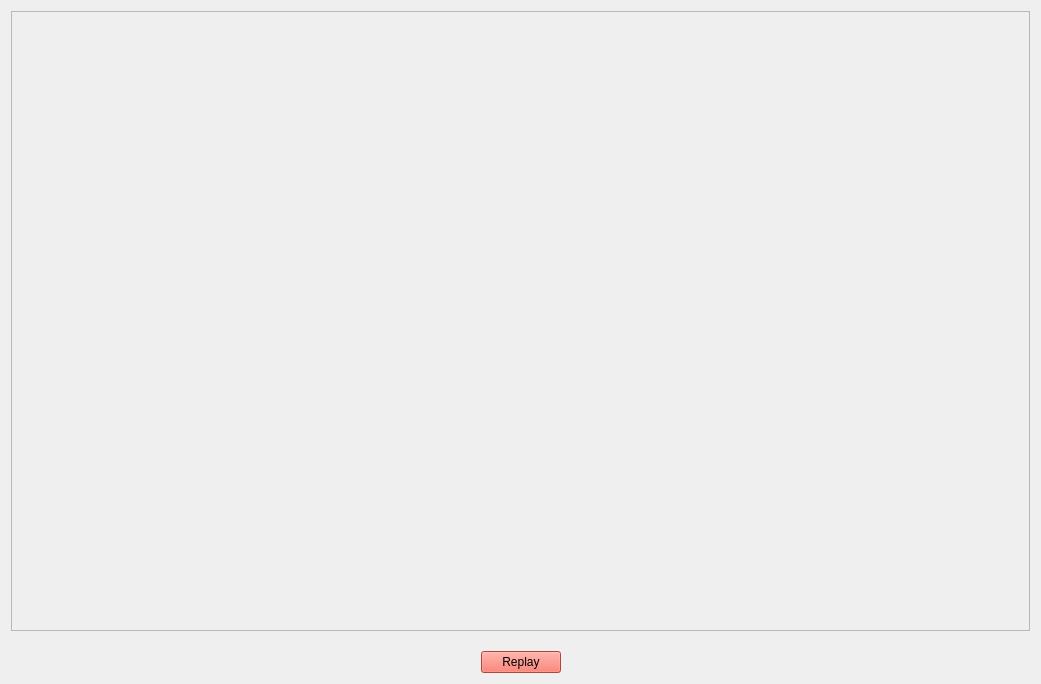
<?xml version="1.0" encoding="UTF-8"?>
<ui version="4.0">
 <class>Paint</class>
 <widget class="QWidget" name="Paint">
  <property name="geometry">
   <rect>
    <x>0</x>
    <y>0</y>
    <width>1041</width>
    <height>684</height>
   </rect>
  </property>
  <property name="windowTitle">
   <string>Paint</string>
  </property>
  <layout class="QVBoxLayout" name="verticalLayout_3">
   <item>
    <layout class="QVBoxLayout" name="verticalLayout_2">
     <item>
      <widget class="QFrame" name="frame">
       <property name="sizePolicy">
        <sizepolicy hsizetype="Preferred" vsizetype="MinimumExpanding">
         <horstretch>0</horstretch>
         <verstretch>0</verstretch>
        </sizepolicy>
       </property>
       <property name="frameShape">
        <enum>QFrame::StyledPanel</enum>
       </property>
       <property name="frameShadow">
        <enum>QFrame::Raised</enum>
       </property>
      </widget>
     </item>
     <item>
      <spacer name="verticalSpacer_2">
       <property name="orientation">
        <enum>Qt::Vertical</enum>
       </property>
       <property name="sizeType">
        <enum>QSizePolicy::Fixed</enum>
       </property>
       <property name="sizeHint" stdset="0">
        <size>
         <width>20</width>
         <height>14</height>
        </size>
       </property>
      </spacer>
     </item>
     <item>
      <layout class="QHBoxLayout" name="horizontalLayout_4">
       <item>
        <layout class="QVBoxLayout" name="verticalLayout">
         <item>
          <layout class="QHBoxLayout" name="horizontalLayout"/>
         </item>
         <item>
          <layout class="QHBoxLayout" name="horizontalLayout_2"/>
         </item>
        </layout>
       </item>
       <item>
        <layout class="QHBoxLayout" name="horizontalLayout_3">
         <item>
          <spacer name="horizontalSpacer_2">
           <property name="orientation">
            <enum>Qt::Horizontal</enum>
           </property>
           <property name="sizeHint" stdset="0">
            <size>
             <width>40</width>
             <height>20</height>
            </size>
           </property>
          </spacer>
         </item>
         <item>
          <widget class="QPushButton" name="pushButton">
           <property name="maximumSize">
            <size>
             <width>865</width>
             <height>25</height>
            </size>
           </property>
           <property name="styleSheet">
            <string notr="true">background-color: rgb(246, 97, 81);
color: rgb(0, 0, 0);</string>
           </property>
           <property name="text">
            <string>Replay</string>
           </property>
           <property name="iconSize">
            <size>
             <width>9</width>
             <height>8</height>
            </size>
           </property>
           <property name="autoRepeatDelay">
            <number>296</number>
           </property>
          </widget>
         </item>
         <item>
          <spacer name="horizontalSpacer">
           <property name="orientation">
            <enum>Qt::Horizontal</enum>
           </property>
           <property name="sizeHint" stdset="0">
            <size>
             <width>40</width>
             <height>20</height>
            </size>
           </property>
          </spacer>
         </item>
        </layout>
       </item>
      </layout>
     </item>
    </layout>
   </item>
  </layout>
 </widget>
 <resources/>
 <connections/>
</ui>
